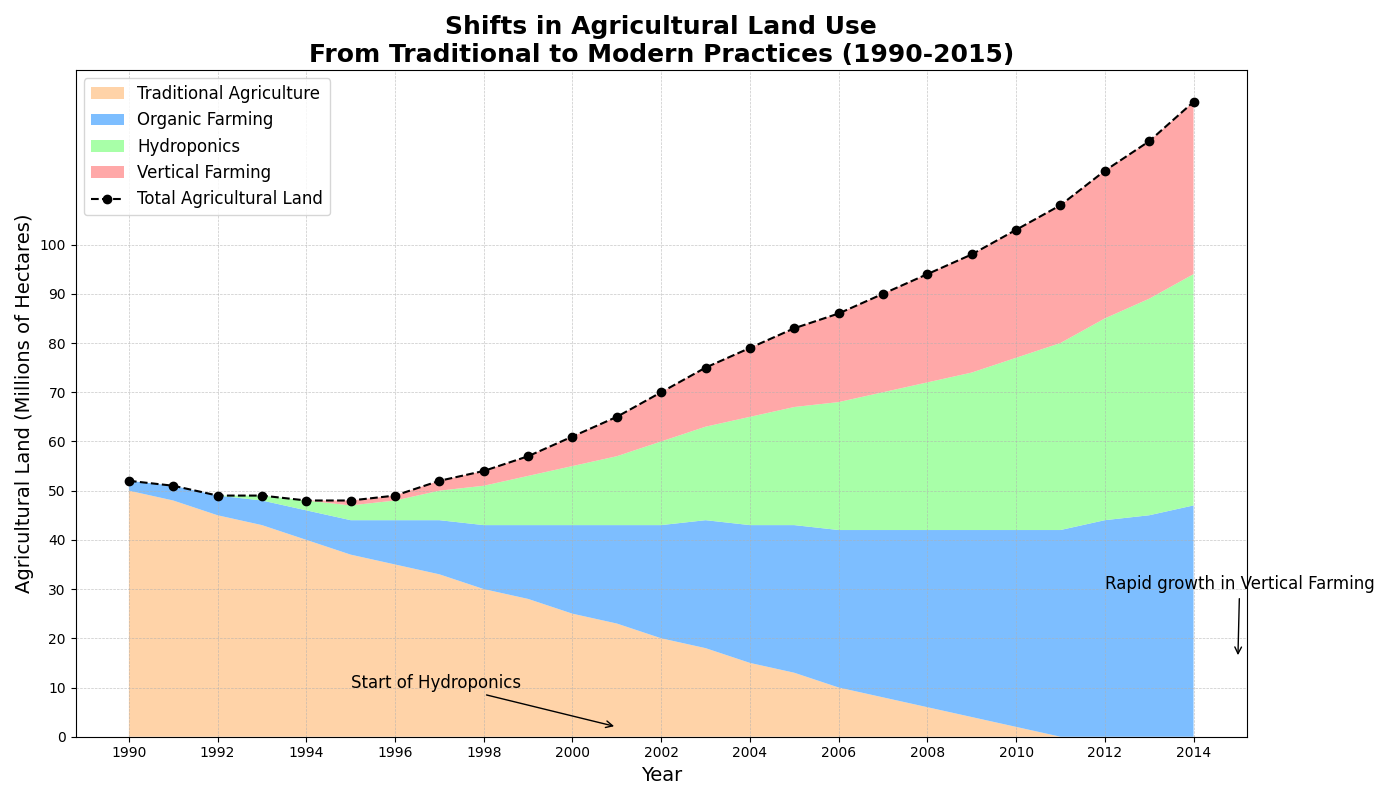

Generate this figure with Python:
import matplotlib.pyplot as plt
import numpy as np

# Backstory: We are visualizing the land area dedicated to different types of agriculture over time in a fictional country.
# The chart illustrates the shift in agricultural focus from traditional to more modern practices.

# Define the years for the x-axis
years = np.arange(1990, 2015)

# Define the amount of land in millions of hectares dedicated to each type of agriculture over the years
traditional_agriculture = np.array([50, 48, 45, 43, 40, 37, 35, 33, 30, 28, 25, 23, 20, 18, 15, 13, 10, 8, 6, 4, 2, 0, 0, 0, 0])
organic_farming = np.array([2, 3, 4, 5, 6, 7, 9, 11, 13, 15, 18, 20, 23, 26, 28, 30, 32, 34, 36, 38, 40, 42, 44, 45, 47])
hydroponics = np.array([0, 0, 0, 1, 2, 3, 4, 6, 8, 10, 12, 14, 17, 19, 22, 24, 26, 28, 30, 32, 35, 38, 41, 44, 47])
vertical_farming = np.array([0, 0, 0, 0, 0, 1, 1, 2, 3, 4, 6, 8, 10, 12, 14, 16, 18, 20, 22, 24, 26, 28, 30, 32, 35])

# Calculate the total agricultural land over the years
total_agriculture = (traditional_agriculture + organic_farming + hydroponics + vertical_farming)

# Create a figure and multiple subplots
fig, ax = plt.subplots(figsize=(14, 8))

# Plot the stacked area chart
ax.stackplot(years, traditional_agriculture, organic_farming, hydroponics, vertical_farming,
             labels=['Traditional Agriculture', 'Organic Farming', 'Hydroponics', 'Vertical Farming'],
             colors=['#ffcc99', '#66b3ff', '#99ff99', '#ff9999'], alpha=0.85)

# Overlay a line plot for the total agricultural land
ax.plot(years, total_agriculture, label='Total Agricultural Land', color='black', linestyle='--', marker='o')

# Add plot titles and labels
ax.set_title("Shifts in Agricultural Land Use\nFrom Traditional to Modern Practices (1990-2015)", fontsize=18, fontweight='bold')
ax.set_xlabel("Year", fontsize=14)
ax.set_ylabel("Agricultural Land (Millions of Hectares)", fontsize=14)

# Customize ticks and grid
ax.set_xticks(years[::2])
ax.set_yticks(np.arange(0, 101, 10))
ax.grid(True, linestyle='--', linewidth=0.5, alpha=0.7)

# Customize legend
ax.legend(loc='upper left', fontsize=12)

# Add annotations to highlight significant points
ax.annotate('Start of Hydroponics', xy=(2001, 2), xytext=(1995, 10),
            arrowprops=dict(arrowstyle='->', color='black'), fontsize=12, color='black')
ax.annotate('Rapid growth in Vertical Farming', xy=(2015, 16), xytext=(2012, 30),
            arrowprops=dict(arrowstyle='->', color='black'), fontsize=12, color='black')

# Automatically adjust layout for better readability
fig.tight_layout()

# Display the plot
plt.show()
